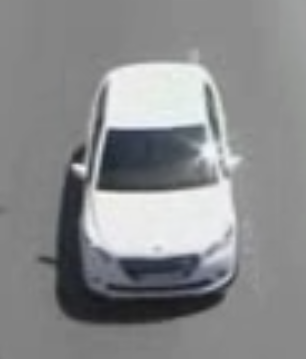
#> input picture TP9/Aula_9_files/car template (1).bmp, 306 x 359 px
$ python exercise_1.py
#> lines starting #> are read from the running program, lines starting #| are printed output that depends on the picture
import cv2 as cv
import numpy as np
from matplotlib import pyplot as plt
import os

def main():
    # ex1
    # All the 6 methods for comparison in a list
    methods = ['TM_CCOEFF', 'TM_CCOEFF_NORMED', 'TM_CCORR',
                'TM_CCORR_NORMED', 'TM_SQDIFF', 'TM_SQDIFF_NORMED']


    template = cv.imread('Aula_9_files/car template (1).bmp')
#> template is the input picture: shape (359, 306, 3); mean B, G, R 140.7, 139.3, 138.1
    assert template is not None, "file could not be read, check with os.path.exists()"
    w, h, _ = template.shape
#> w = 359; h = 306

    # Assign directory
    directory = 'Aula_9_files/road'

    # Iterate over files in directory
    for name in os.listdir(directory):
        print('Aula_9_files/road/' + str(name))

        original_img = cv.imread('Aula_9_files/road/' + str(name))
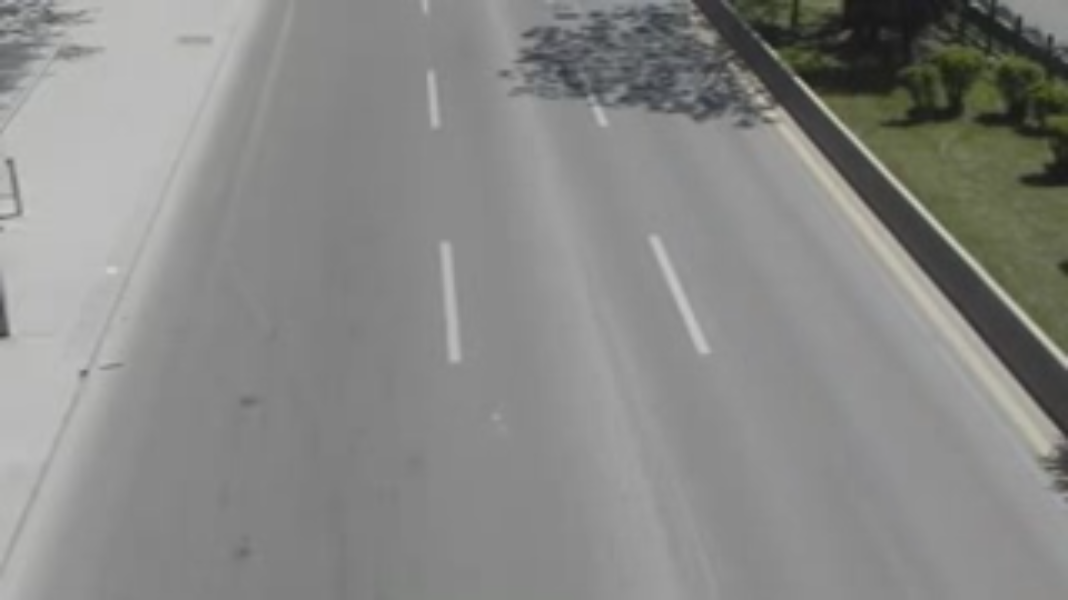
#> input picture TP9/Aula_9_files/road/road (1).bmp, 1068 x 600 px
#> original_img is the input picture: shape (600, 1068, 3); mean B, G, R 134.6, 136.8, 136.4
        assert original_img is not None, "file could not be read, check with os.path.exists()"

        for meth in methods:
            img = original_img.copy()
            method = getattr(cv, meth)

            # Apply template Matching
            res = cv.matchTemplate(img,template,method)
            min_val, max_val, min_loc, max_loc = cv.minMaxLoc(res)

            # If the method is TM_SQDIFF or TM_SQDIFF_NORMED, take minimum
            if method in [cv.TM_SQDIFF, cv.TM_SQDIFF_NORMED]:
                top_left = min_loc
            else:
                top_left = max_loc
            bottom_right = (top_left[0] + w, top_left[1] + h)

            cv.rectangle(img,top_left, bottom_right, 255, 2)

            plt.subplot(121),plt.imshow(res,cmap = 'gray')
            plt.title('Matching Result'), plt.xticks([]), plt.yticks([])
            plt.subplot(122),plt.imshow(img,cmap = 'gray')
            plt.title('Detected Point'), plt.xticks([]), plt.yticks([])
            plt.suptitle(meth)

            plt.show()
#> this loop made 6 passes
#> (min_val, max_val, min_loc, top_left, bottom_right) on passes 1 to 4: (-215284944, 39709396, (762, 0), (355, 113), (714, 419)), (-0.294, 0.303, (762, 0), (249, 193), (608, 499)), (4.22e+09, 7.54e+09, (762, 0), (0, 0), (359, 306)), (0.81, 0.949, (762, 0), (355, 113), (714, 419))
#> (min_val, max_val, max_loc, top_left, bottom_right) on passes 5 to 6: (712884928, 2.51e+09, (762, 0), (355, 114), (714, 420)), (0.103, 0.483, (762, 0), (356, 114), (715, 420))
#> pass 1, in main, `res = cv.matchTemplate(img,template,method)`:
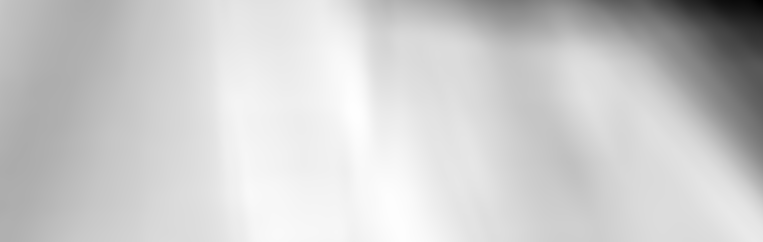
#> res: shape (242, 763) float32; min -215284944, max 39709396, mean -10694578; drawn with min black and max white
#> pass 1, in main, `plt.show()`:
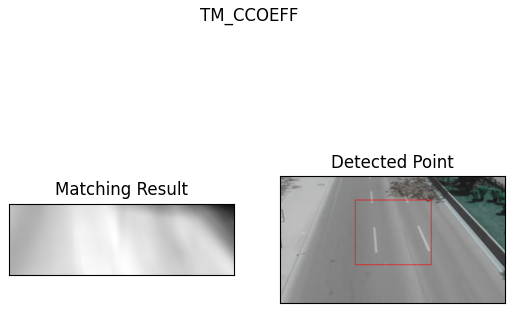
#> figure drawn by matplotlib, 2 panels; B, G, R data is drawn as R, G, B
#> pass 2, in main, `res = cv.matchTemplate(img,template,method)`:
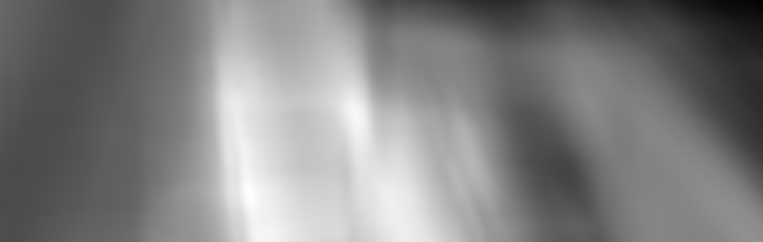
#> res: shape (242, 763) float32; min -0.294, max 0.303, mean 0.0111; drawn with min black and max white
#> pass 2, in main, `plt.show()`:
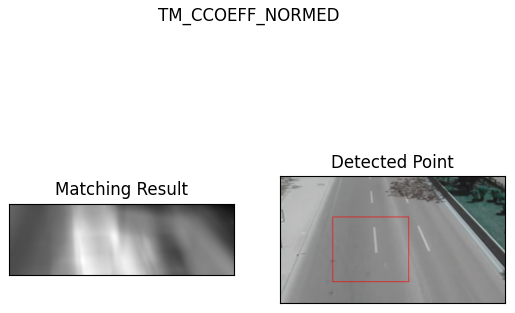
#> figure drawn by matplotlib, 2 panels; B, G, R data is drawn as R, G, B
#> pass 3, in main, `res = cv.matchTemplate(img,template,method)`:
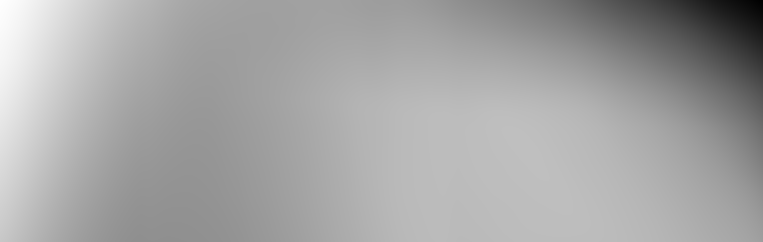
#> res: shape (242, 763) float32; min 4.22e+09, max 7.54e+09, mean 6.37e+09; drawn with min black and max white
#> after the loop:
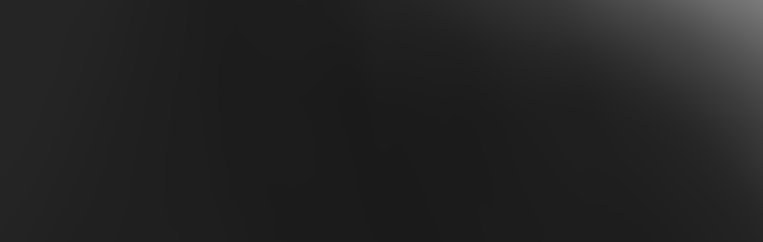
#> res: shape (242, 763) float32; min 0.103, max 0.483, mean 0.14
#> pass 2 of the loop in main, `for name in os.listdir(directory):`:
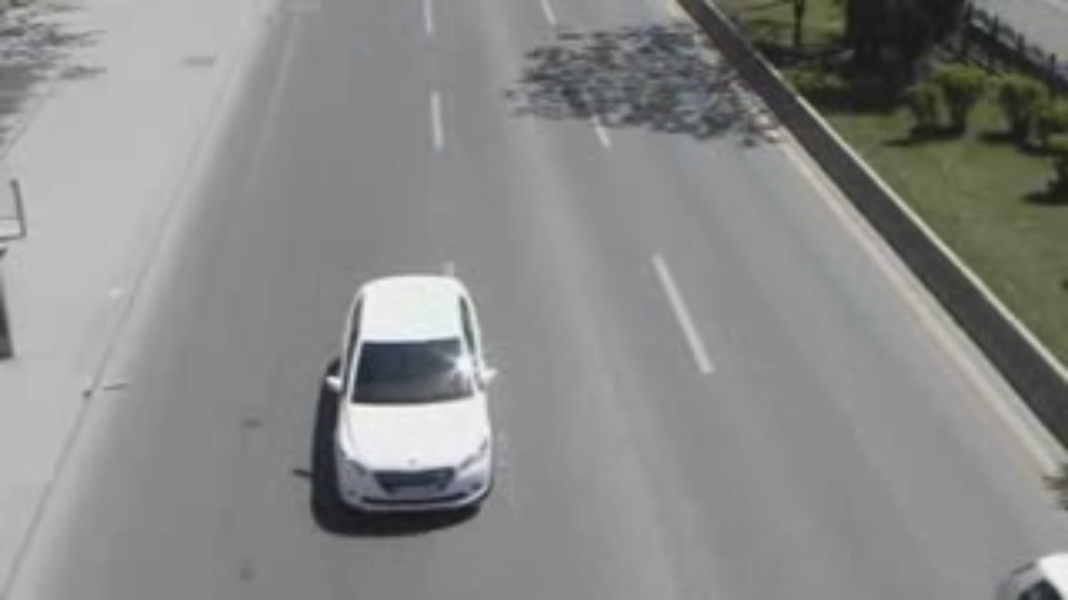
#> input picture TP9/Aula_9_files/road/road (2).bmp, 1068 x 600 px
#> in main, original_img is the input picture: shape (600, 1068, 3); mean B, G, R 136, 138, 137.2
#> the loop in main, `for meth in methods:` made 6 passes
#> (method, min_val, max_val, min_loc, top_left, bottom_right) on passes 1 to 4: (4, -292201664, 764344064, (278, 146), (255, 213), (614, 519)), (5, -0.423, 1, (278, 146), (255, 213), (614, 519)), (2, 4.13e+09, 7.61e+09, (762, 0), (0, 0), (359, 306)), (3, 0.809, 1, (762, 0), (255, 213), (614, 519))
#> pass 1, in main, `plt.show()`:
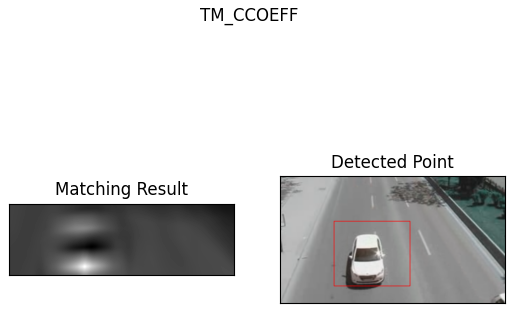
#> figure drawn by matplotlib, 2 panels; B, G, R data is drawn as R, G, B
#> after the loop in main, `for meth in methods:`:
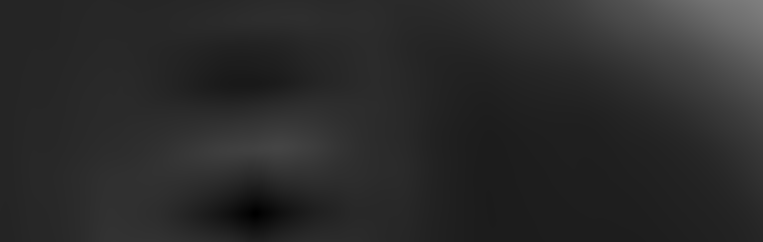
#> res: shape (242, 763) float32; min 1.71e-07, max 0.498, mean 0.168
#> pass 3 of the loop in main, `for name in os.listdir(directory):`:
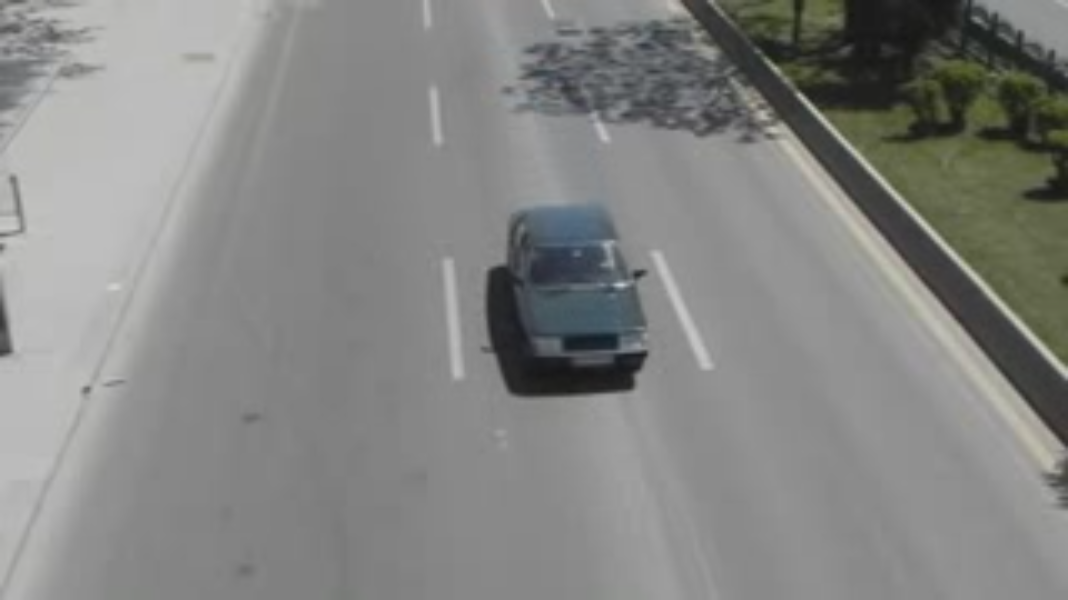
#> input picture TP9/Aula_9_files/road/road (3).bmp, 1068 x 600 px
#> in main, original_img is the input picture: shape (600, 1068, 3); mean B, G, R 131.6, 133.6, 132.9
#> the loop in main, `for meth in methods:` made 6 passes
#> (method, min_val, max_val, min_loc, top_left, bottom_right) on passes 1 to 4: (4, -239507536, 203974400, (401, 143), (443, 71), (802, 377)), (5, -0.442, 0.362, (401, 143), (442, 71), (801, 377)), (2, 4.13e+09, 7.6e+09, (762, 0), (0, 0), (359, 306)), (3, 0.808, 0.945, (762, 0), (180, 218), (539, 524))
#> pass 1, in main, `plt.show()`:
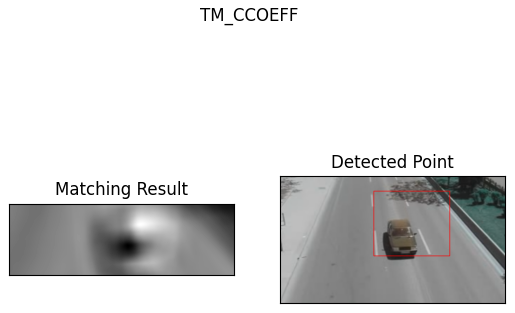
#> figure drawn by matplotlib, 2 panels; B, G, R data is drawn as R, G, B
#> after the loop in main, `for meth in methods:`:
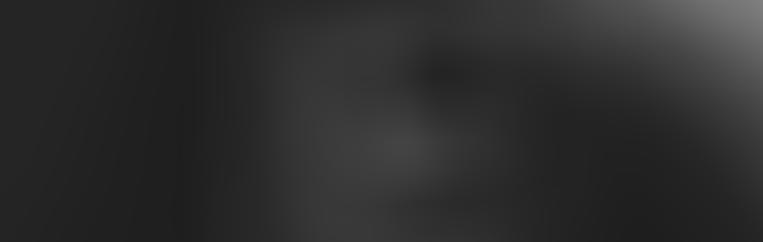
#> res: shape (242, 763) float32; min 0.118, max 0.5, mean 0.177


if __name__ == "__main__":
    main()
